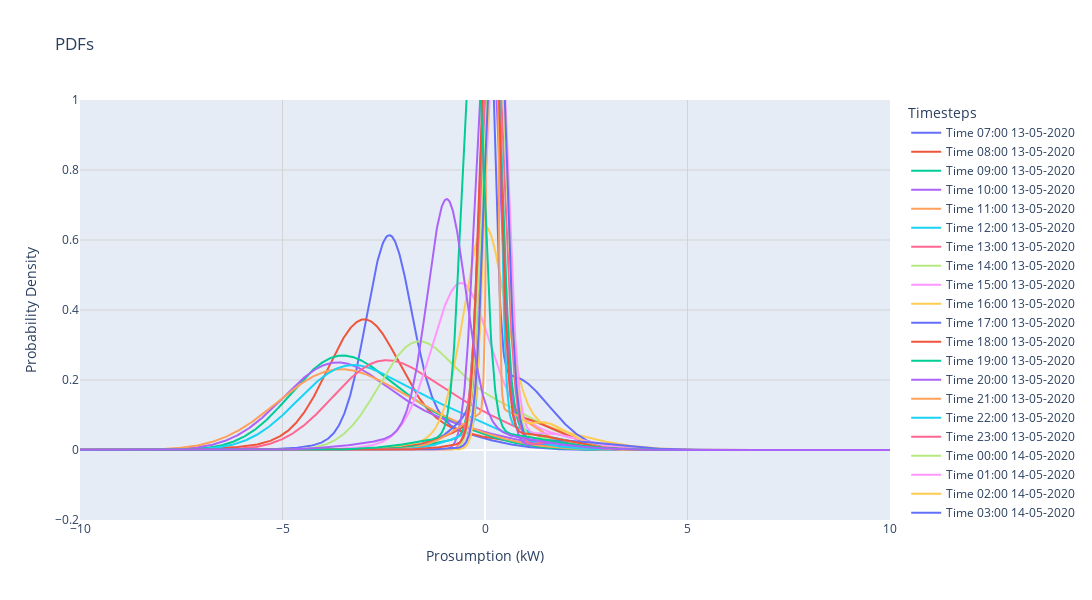

The code cell stored with this chart in its notebook:
### Code cell
# plot the pdf using the pdf_weights
#time_to_plot = [pd.Timestamp(t) for t in [start_time]]
time_to_plot = [pd.Timestamp(t) for t in optimizer.model.time]
pdf_weights = dict(optimizer.model.pdf_weights)

pdf = pdf_formula(config['forecasts']['parametric_assumption'])

pdf_dist = []

x = np.linspace(-15, 15, 2000)  # Adjust the range as needed
x_total = []
for t in time_to_plot:
    weights = pdf_weights[t]

    y = []
    x_new = []
    for xi in x:
        yi = pdf(xi, *weights)
        y.append(yi)
        x_new.append(xi)

    pdf_dist.append(y)
    x_total.append(x_new)

fig = go.Figure()

for i, t in enumerate(time_to_plot):
    fig.add_trace(go.Scatter(x=x_total[i], y=pdf_dist[i], mode='lines', name=f'Time {t.strftime('%H:%M %d-%m-%Y')}'))

fig.update_layout(
    title='PDFs',
    xaxis_title='Prosumption (kW)',
    yaxis_title='Probability Density',
    legend_title='Time',
    xaxis=dict(showgrid=True, gridwidth=1, gridcolor='LightGray', range=[-10, 10]),
    yaxis=dict(showgrid=True, gridwidth=1, gridcolor='LightGray', range=[-0.2, 1]),
    legend_title_text='Timesteps',
    width=1200, 
    height=600,
    showlegend=True,
)



fig.show()

### Figure 1 — Plotly figure (JSON) as saved in the notebook; plotly's stock layout.template omitted (floating-point values rounded to 4 significant figures; data arrays with more than 128 entries replaced by an {"elided": "..."} marker saying what was removed)
{"data": [{"mode": "lines", "name": "Time 07:00 13-05-2020", "type": "scatter", "x": {"elided": "2000 float values"}, "y": {"elided": "2000 float values"}}, {"mode": "lines", "name": "Time 08:00 13-05-2020", "type": "scatter", "x": {"elided": "2000 float values"}, "y": {"elided": "2000 float values"}}, {"mode": "lines", "name": "Time 09:00 13-05-2020", "type": "scatter", "x": {"elided": "2000 float values"}, "y": {"elided": "2000 float values"}}, {"mode": "lines", "name": "Time 10:00 13-05-2020", "type": "scatter", "x": {"elided": "2000 float values"}, "y": {"elided": "2000 float values"}}, {"mode": "lines", "name": "Time 11:00 13-05-2020", "type": "scatter", "x": {"elided": "2000 float values"}, "y": {"elided": "2000 float values"}}, {"mode": "lines", "name": "Time 12:00 13-05-2020", "type": "scatter", "x": {"elided": "2000 float values"}, "y": {"elided": "2000 float values"}}, {"mode": "lines", "name": "Time 13:00 13-05-2020", "type": "scatter", "x": {"elided": "2000 float values"}, "y": {"elided": "2000 float values"}}, {"mode": "lines", "name": "Time 14:00 13-05-2020", "type": "scatter", "x": {"elided": "2000 float values"}, "y": {"elided": "2000 float values"}}, {"mode": "lines", "name": "Time 15:00 13-05-2020", "type": "scatter", "x": {"elided": "2000 float values"}, "y": {"elided": "2000 float values"}}, {"mode": "lines", "name": "Time 16:00 13-05-2020", "type": "scatter", "x": {"elided": "2000 float values"}, "y": {"elided": "2000 float values"}}, {"mode": "lines", "name": "Time 17:00 13-05-2020", "type": "scatter", "x": {"elided": "2000 float values"}, "y": {"elided": "2000 float values"}}, {"mode": "lines", "name": "Time 18:00 13-05-2020", "type": "scatter", "x": {"elided": "2000 float values"}, "y": {"elided": "2000 float values"}}, {"mode": "lines", "name": "Time 19:00 13-05-2020", "type": "scatter", "x": {"elided": "2000 float values"}, "y": {"elided": "2000 float values"}}, {"mode": "lines", "name": "Time 20:00 13-05-2020", "type": "scatter", "x": {"elided": "2000 float values"}, "y": {"elided": "2000 float values"}}, {"mode": "lines", "name": "Time 21:00 13-05-2020", "type": "scatter", "x": {"elided": "2000 float values"}, "y": {"elided": "2000 float values"}}, {"mode": "lines", "name": "Time 22:00 13-05-2020", "type": "scatter", "x": {"elided": "2000 float values"}, "y": {"elided": "2000 float values"}}, {"mode": "lines", "name": "Time 23:00 13-05-2020", "type": "scatter", "x": {"elided": "2000 float values"}, "y": {"elided": "2000 float values"}}, {"mode": "lines", "name": "Time 00:00 14-05-2020", "type": "scatter", "x": {"elided": "2000 float values"}, "y": {"elided": "2000 float values"}}, {"mode": "lines", "name": "Time 01:00 14-05-2020", "type": "scatter", "x": {"elided": "2000 float values"}, "y": {"elided": "2000 float values"}}, {"mode": "lines", "name": "Time 02:00 14-05-2020", "type": "scatter", "x": {"elided": "2000 float values"}, "y": {"elided": "2000 float values"}}, {"mode": "lines", "name": "Time 03:00 14-05-2020", "type": "scatter", "x": {"elided": "2000 float values"}, "y": {"elided": "2000 float values"}}, {"mode": "lines", "name": "Time 04:00 14-05-2020", "type": "scatter", "x": {"elided": "2000 float values"}, "y": {"elided": "2000 float values"}}, {"mode": "lines", "name": "Time 05:00 14-05-2020", "type": "scatter", "x": {"elided": "2000 float values"}, "y": {"elided": "2000 float values"}}, {"mode": "lines", "name": "Time 06:00 14-05-2020", "type": "scatter", "x": {"elided": "2000 float values"}, "y": {"elided": "2000 float values"}}], "layout": {"height": 600, "legend": {"title": {"text": "Timesteps"}}, "showlegend": true, "title": {"text": "PDFs"}, "width": 1200, "xaxis": {"gridcolor": "LightGray", "gridwidth": 1, "range": [-10, 10], "showgrid": true, "title": {"text": "Prosumption (kW)"}}, "yaxis": {"gridcolor": "LightGray", "gridwidth": 1, "range": [-0.2, 1], "showgrid": true, "title": {"text": "Probability Density"}}}}
